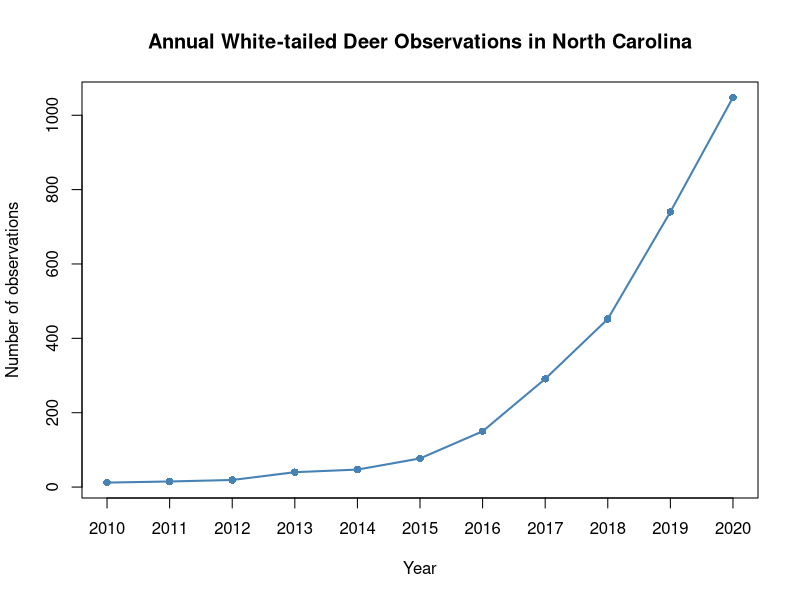

Here is the R script that generated this plot: (Note: this script raises an error after producing the figure.)
## ---- chunk 1
knitr::opts_chunk$set(echo = TRUE)
# Load the cleaned deer dataset
library(readr)

df_deer_clean <- read_csv(
  "data/processed/NC_Deer_Cleaned_2010_2020.csv"
)

# Check the dataset
dim(df_deer_clean)
head(df_deer_clean)
## ---- chunk 2
# Count deer observations by year
annual_counts <- as.data.frame(
  table(df_deer_clean$year)
)

# Rename columns
names(annual_counts) <- c("Year", "Observations")

# Convert year and count to numeric
annual_counts$Year <- as.integer(
  as.character(annual_counts$Year)
)

annual_counts$Observations <- as.integer(
  annual_counts$Observations
)

# View the summary table
annual_counts

## ---- chunk 3

# Figure 1: Annual white-tailed deer observations in NC

plot(
  annual_counts$Year,
  annual_counts$Observations,
  type = "o",
  pch = 16,
  col = "steelblue",
  lwd = 2,
  xlab = "Year",
  ylab = "Number of observations",
  main = "Annual White-tailed Deer Observations in North Carolina",
  xaxt = "n"
)

axis(
  1,
  at = 2010:2020,
  labels = 2010:2020
)
## ---- chunk 4
# Convert deer coordinates into spatial points
deer_sf <- st_as_sf(
  df_deer_clean,
  coords = c("longitude", "latitude"),
  crs = 4326,
  remove = FALSE
)

# Match the coordinate system of the county map
deer_sf <- st_transform(deer_sf, st_crs(nc_map))

# Assign each deer observation to a county
deer_county <- st_join(
  deer_sf,
  nc_map[, c("NAME", "GEOID")],
  join = st_within,
  left = TRUE
)

# Preview the results
head(st_drop_geometry(deer_county)[, c("id", "NAME", "GEOID")])
## ---- chunk 5
# Count deer observations by county
county_counts <- as.data.frame(
  table(deer_county$NAME)
)

# Rename columns
names(county_counts) <- c("NAME", "deer_count")

# Convert counts to numeric
county_counts$deer_count <- as.integer(county_counts$deer_count)

# Preview
head(county_counts)

# Join deer counts to county boundaries
nc_map$deer_count <- county_counts$deer_count[
  match(nc_map$NAME, county_counts$NAME)
]

# Counties with no observations should have a count of zero
nc_map$deer_count[is.na(nc_map$deer_count)] <- 0

# Figure 2: Deer observations by county
plot(
  nc_map["deer_count"],
  main = "White-tailed Deer Observations by County in NC",
  pal = colorRampPalette(c("lightblue", "darkblue")),
  key.pos = 4,
  axes = FALSE,
  reset = FALSE
)
## ---- chunk 6

# Summary table for all 100 counties
all_counties <- data.frame(
  County = nc_map$NAME,
  Observations = nc_map$deer_count
)

# Sort from highest to lowest
all_counties <- all_counties[
  order(-all_counties$Observations),
]

knitr::kable(
  all_counties,
  row.names = FALSE,
  caption = "Deer Observations by County (2010–2020)"
)

# Top 10 counties by deer observations

county_top10 <- county_counts[
  order(county_counts$deer_count, decreasing = TRUE),
][1:10, ]

# Add ranking
county_top10 <- data.frame(
  Rank = 1:10,
  County = county_top10$NAME,
  Observations = county_top10$deer_count
)

# Display as a formatted table
knitr::kable(
  county_top10,
  caption = "Top 10 NC Counties by White-tailed Deer Observations (2010–2020)",
  row.names = FALSE
)

# Horizontal bar chart for top 10 counties
par(mar = c(5, 12, 4, 2))

barplot(
  rev(county_top10$Observations),
  names.arg = rev(county_top10$County),
  horiz = TRUE,
  las = 1,
  col = "steelblue",
  cex.names = 0.8,
  xlab = "Number of observations",
  main = "Top 10 Counties by Deer Observations"
)
